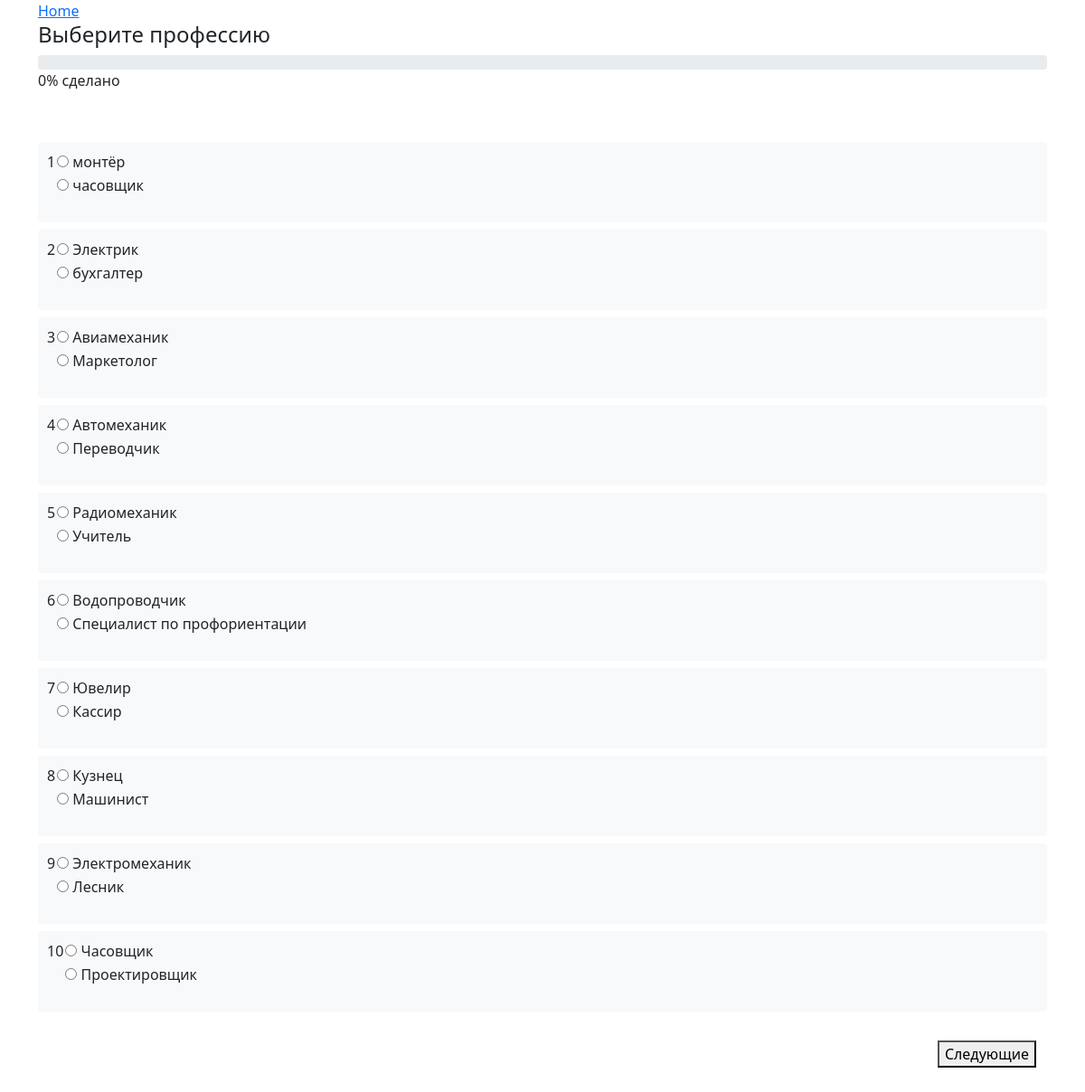
The app's page /anketa.php with its own data.
### tables this page shows
CREATE TABLE IF NOT EXISTS `poll_answers` (
  `id` int NOT NULL AUTO_INCREMENT,
  `poll_id` int NOT NULL,
  `horizontal_id` int NOT NULL,
  `vertical_id` int NOT NULL,
  `option_1` text NOT NULL,
  `option_2` varchar(40) NOT NULL,
  `votes` int NOT NULL DEFAULT '0',
  `option_1a` varchar(40) DEFAULT NULL,
  `option_2a` varchar(40) DEFAULT NULL,
  PRIMARY KEY (`id`)
);

### anketa.php (the view, shortened to what this page needs)
<?php
  require_once 'header.php';
$pdo = pdo_connect_mysql();
$pollAnswers = $pdo->query('select * from poll_answers')->fetchAll();
$pollAnswers = array_chunk($pollAnswers,10,true);
?>
<div class="container">
    <h4>Выберите профессию</h4>
<div class="progress">
</div>
<div id="progress"><span></span>% сделано</div>
<form action="anketa_func.php" method="post"class=" my-5" id="form_calc" >
    <div class="questions" >
        <?php foreach($pollAnswers as $kp =>$vp) :?>
            <?php
            echo "<div>";
            foreach ($vp as $kq=>$vq) :?>
                    <div style="" class="bg-light p-1 my-2 rounded">
<table style="margin: 5px 0 0 5px ;"><tr><td>
     <?php print $vq['poll_id']. "\n"; ?>
 </td><td>
                         <input type="radio"   progress="1" id="poll_<?php print $vq['poll_id']; ?>_a" name="poll_<?php print $vq['poll_id']; ?>" value="1">
                        <label style="cursor: pointer" for="poll_<?php print $vq['poll_id']; ?>_a"><?php print $vq['option_1']. "\n"; ?></label>
          </td></tr><tr><td></td><td>
                        <input type="radio" progress="1" id="poll_<?php print $vq['poll_id']; ?>_b" name="poll_<?php print $vq['poll_id']; ?>"  value="2" >
                        <label style="cursor: pointer" for="poll_<?php print $vq['poll_id']; ?>_b"><?php print $vq['option_2']. "\n"; ?></label>
                    </td></tr>
</table>
                        <br>
                    </div>
            <?php endforeach;
        echo "<br>
            </div>";
            endforeach; ?>
    </div>
    <div class="container">
    <button type="button" style="float: right" class="next float-right" id="next-button" class=" btn-primary">Следующие</button>
    <br>
</div>
  </form>

### header.php (shortened to what this page needs)
<!DOCTYPE html>
<html lang="en">
<head>
    <link href="https://cdn.jsdelivr.net/npm/bootstrap@5.1.3/dist/css/bootstrap.min.css" rel="stylesheet">
    <link rel="stylesheet" type="text/css" href="slick/slick.css"/>
    <link rel="stylesheet" type="text/css" href="slick/slick-theme.css"/>
    <link rel="stylesheet" href="css/style.css">
</head>
<body>
	<div class="container">
	<a href="index.php">Home</a>
</div>

### records on screen
poll_answers: poll "1", option_1 "монтёр", option_2 "часовщик"
poll_answers: poll "2", option_1 "Электрик", option_2 "бухгалтер"
poll_answers: poll "3", option_1 "Авиамеханик", option_2 "Маркетолог"
poll_answers: poll "4", option_1 "Автомеханик", option_2 "Переводчик"
poll_answers: poll "5", option_1 "Радиомеханик", option_2 "Учитель"
poll_answers: poll "6", option_1 "Водопроводчик", option_2 "Специалист по профориентации"
poll_answers: poll "7", option_1 "Ювелир", option_2 "Кассир"
poll_answers: poll "8", option_1 "Кузнец", option_2 "Машинист"
poll_answers: poll "9", option_1 "Электромеханик", option_2 "Лесник"
poll_answers: poll "10", option_1 "Часовщик", option_2 "Проектировщик"
